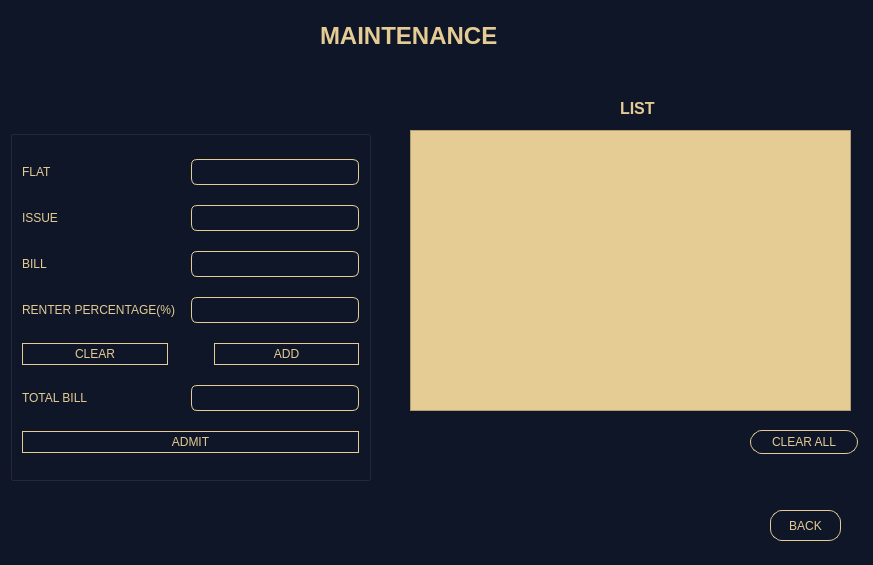
<?xml version="1.0" encoding="UTF-8"?>
<ui version="4.0">
 <class>MAINTENANCE</class>
 <widget class="QDialog" name="MAINTENANCE">
  <property name="geometry">
   <rect>
    <x>0</x>
    <y>0</y>
    <width>873</width>
    <height>565</height>
   </rect>
  </property>
  <property name="windowTitle">
   <string>MAINTENANCE</string>
  </property>
  <property name="styleSheet">
   <string notr="true">background-color: rgb(15, 22, 40);</string>
  </property>
  <widget class="QGroupBox" name="groupBox_2">
   <property name="geometry">
    <rect>
     <x>10</x>
     <y>130</y>
     <width>361</width>
     <height>351</height>
    </rect>
   </property>
   <property name="minimumSize">
    <size>
     <width>0</width>
     <height>192</height>
    </size>
   </property>
   <property name="font">
    <font>
     <strikeout>false</strikeout>
     <kerning>true</kerning>
    </font>
   </property>
   <property name="statusTip">
    <string/>
   </property>
   <property name="whatsThis">
    <string/>
   </property>
   <property name="autoFillBackground">
    <bool>false</bool>
   </property>
   <property name="title">
    <string/>
   </property>
   <property name="flat">
    <bool>false</bool>
   </property>
   <property name="checkable">
    <bool>false</bool>
   </property>
   <layout class="QVBoxLayout" name="verticalLayout_3">
    <property name="sizeConstraint">
     <enum>QLayout::SetDefaultConstraint</enum>
    </property>
    <item>
     <layout class="QHBoxLayout" name="horizontalLayout_17">
      <property name="spacing">
       <number>0</number>
      </property>
      <item>
       <widget class="QLabel" name="label_18">
        <property name="sizePolicy">
         <sizepolicy hsizetype="Preferred" vsizetype="Preferred">
          <horstretch>0</horstretch>
          <verstretch>0</verstretch>
         </sizepolicy>
        </property>
        <property name="minimumSize">
         <size>
          <width>121</width>
          <height>26</height>
         </size>
        </property>
        <property name="styleSheet">
         <string notr="true">color:#E5CB94;</string>
        </property>
        <property name="text">
         <string>FLAT</string>
        </property>
       </widget>
      </item>
      <item>
       <widget class="QLineEdit" name="lineEdit_FLAT">
        <property name="sizePolicy">
         <sizepolicy hsizetype="Minimum" vsizetype="Fixed">
          <horstretch>0</horstretch>
          <verstretch>0</verstretch>
         </sizepolicy>
        </property>
        <property name="minimumSize">
         <size>
          <width>121</width>
          <height>26</height>
         </size>
        </property>
        <property name="styleSheet">
         <string notr="true">
#lineEdit_FLAT
{
	border:none;
	background:#0F1628;
	color:#E5CB94;
	border-radius:16px;
	border: 1px solid yellow ;
border-color: #E5CB94;
  border-radius: 6px;
  padding: 3 px;
}
#lineEdit_FLAT:hover
{
	border:none;
	background:#E5CB94;
	color:#0F1628;
	border-radius:16 px;
	border: 2px solid blue ;
border-color: #0F1628;
  border-radius: 6px;
  padding: 3 px;
}
</string>
        </property>
        <property name="alignment">
         <set>Qt::AlignCenter</set>
        </property>
        <property name="clearButtonEnabled">
         <bool>false</bool>
        </property>
       </widget>
      </item>
     </layout>
    </item>
    <item>
     <layout class="QHBoxLayout" name="horizontalLayout_12">
      <property name="spacing">
       <number>0</number>
      </property>
      <item>
       <widget class="QLabel" name="label_13">
        <property name="sizePolicy">
         <sizepolicy hsizetype="Preferred" vsizetype="Preferred">
          <horstretch>0</horstretch>
          <verstretch>0</verstretch>
         </sizepolicy>
        </property>
        <property name="minimumSize">
         <size>
          <width>121</width>
          <height>26</height>
         </size>
        </property>
        <property name="styleSheet">
         <string notr="true">color:#E5CB94;</string>
        </property>
        <property name="text">
         <string>ISSUE</string>
        </property>
       </widget>
      </item>
      <item>
       <widget class="QLineEdit" name="lineEdit_ISSUE">
        <property name="sizePolicy">
         <sizepolicy hsizetype="Minimum" vsizetype="Fixed">
          <horstretch>0</horstretch>
          <verstretch>0</verstretch>
         </sizepolicy>
        </property>
        <property name="minimumSize">
         <size>
          <width>121</width>
          <height>26</height>
         </size>
        </property>
        <property name="styleSheet">
         <string notr="true">
#lineEdit_ISSUE
{
	border:none;
	background:#0F1628;
	color:#E5CB94;
	border-radius:16px;
	border: 1px solid yellow ;
border-color: #E5CB94;
  border-radius: 6px;
  padding: 3 px;
}
#lineEdit_ISSUE:hover
{
	border:none;
	background:#E5CB94;
	color:#0F1628;
	border-radius:16 px;
	border: 2px solid blue ;
border-color: #0F1628;
  border-radius: 6px;
  padding: 3 px;
}
</string>
        </property>
        <property name="alignment">
         <set>Qt::AlignCenter</set>
        </property>
        <property name="clearButtonEnabled">
         <bool>false</bool>
        </property>
       </widget>
      </item>
     </layout>
    </item>
    <item>
     <layout class="QHBoxLayout" name="horizontalLayout_13">
      <property name="spacing">
       <number>0</number>
      </property>
      <item>
       <widget class="QLabel" name="label_14">
        <property name="sizePolicy">
         <sizepolicy hsizetype="Preferred" vsizetype="Preferred">
          <horstretch>0</horstretch>
          <verstretch>0</verstretch>
         </sizepolicy>
        </property>
        <property name="minimumSize">
         <size>
          <width>121</width>
          <height>26</height>
         </size>
        </property>
        <property name="styleSheet">
         <string notr="true">color:#E5CB94;</string>
        </property>
        <property name="text">
         <string>BILL</string>
        </property>
       </widget>
      </item>
      <item>
       <widget class="QLineEdit" name="lineEdit_BILL">
        <property name="sizePolicy">
         <sizepolicy hsizetype="Minimum" vsizetype="Fixed">
          <horstretch>0</horstretch>
          <verstretch>0</verstretch>
         </sizepolicy>
        </property>
        <property name="minimumSize">
         <size>
          <width>121</width>
          <height>26</height>
         </size>
        </property>
        <property name="styleSheet">
         <string notr="true">
#lineEdit_BILL
{
	border:none;
	background:#0F1628;
	color:#E5CB94;
	border-radius:16px;
	border: 1px solid yellow ;
border-color: #E5CB94;
  border-radius: 6px;
  padding: 3 px;
}
#lineEdit_BILL:hover
{
	border:none;
	background:#E5CB94;
	color:#0F1628;
	border-radius:16 px;
	border: 2px solid blue ;
border-color: #0F1628;
  border-radius: 6px;
  padding: 3 px;
}
</string>
        </property>
        <property name="text">
         <string/>
        </property>
        <property name="alignment">
         <set>Qt::AlignCenter</set>
        </property>
       </widget>
      </item>
     </layout>
    </item>
    <item>
     <layout class="QHBoxLayout" name="horizontalLayout_14">
      <property name="spacing">
       <number>0</number>
      </property>
      <item>
       <widget class="QLabel" name="label_15">
        <property name="sizePolicy">
         <sizepolicy hsizetype="Preferred" vsizetype="Preferred">
          <horstretch>0</horstretch>
          <verstretch>0</verstretch>
         </sizepolicy>
        </property>
        <property name="minimumSize">
         <size>
          <width>121</width>
          <height>26</height>
         </size>
        </property>
        <property name="styleSheet">
         <string notr="true">color:#E5CB94;</string>
        </property>
        <property name="text">
         <string>RENTER PERCENTAGE(%)</string>
        </property>
       </widget>
      </item>
      <item>
       <widget class="QLineEdit" name="lineEdit_PERCENTAGE">
        <property name="sizePolicy">
         <sizepolicy hsizetype="Minimum" vsizetype="Fixed">
          <horstretch>0</horstretch>
          <verstretch>0</verstretch>
         </sizepolicy>
        </property>
        <property name="minimumSize">
         <size>
          <width>121</width>
          <height>26</height>
         </size>
        </property>
        <property name="styleSheet">
         <string notr="true">
#lineEdit_PERCENTAGE
{
	border:none;
	background:#0F1628;
	color:#E5CB94;
	border-radius:16px;
	border: 1px solid yellow ;
border-color: #E5CB94;
  border-radius: 6px;
  padding: 3 px;
}
#lineEdit_PERCENTAGE:hover
{
	border:none;
	background:#E5CB94;
	color:#0F1628;
	border-radius:16 px;
	border: 2px solid blue ;
border-color: #0F1628;
  border-radius: 6px;
  padding: 3 px;
}
</string>
        </property>
        <property name="text">
         <string/>
        </property>
        <property name="alignment">
         <set>Qt::AlignCenter</set>
        </property>
       </widget>
      </item>
     </layout>
    </item>
    <item>
     <layout class="QHBoxLayout" name="horizontalLayout_19">
      <item>
       <widget class="QPushButton" name="pushButton_clear_2">
        <property name="styleSheet">
         <string notr="true">#pushButton_clear_2
{
	border:none;
	background:#0F1628;
	color:#E5CB94;
	border-radius:16px;
	border: 1px solid yellow ;
border-color: #E5CB94;
  border-radius: 12px;
  padding: 3 px;
}
#pushButton_clear_2:hover
{
	border:none;
	background:floralwhite;
	color:#0F1628;
	border-radius:16 px;
	border: 2px solid blue ;
border-color: #0F1628;
  border-radius: 6px;
  padding: 3 px;
}</string>
        </property>
        <property name="text">
         <string>CLEAR</string>
        </property>
       </widget>
      </item>
      <item>
       <spacer name="horizontalSpacer">
        <property name="orientation">
         <enum>Qt::Horizontal</enum>
        </property>
        <property name="sizeType">
         <enum>QSizePolicy::Preferred</enum>
        </property>
        <property name="sizeHint" stdset="0">
         <size>
          <width>40</width>
          <height>20</height>
         </size>
        </property>
       </spacer>
      </item>
      <item>
       <widget class="QPushButton" name="pushButton_ADD">
        <property name="styleSheet">
         <string notr="true">#pushButton_ADD
{
	border:none;
	background:#0F1628;
	color:#E5CB94;
	border-radius:16px;
	border: 1px solid yellow ;
border-color: #E5CB94;
  border-radius: 12px;
  padding: 3 px;
}
#pushButton_ADD:hover
{
	border:none;
	background:floralwhite;
	color:#0F1628;
	border-radius:16 px;
	border: 2px solid blue ;
border-color: #0F1628;
  border-radius: 6px;
  padding: 3 px;
}</string>
        </property>
        <property name="text">
         <string>ADD</string>
        </property>
       </widget>
      </item>
     </layout>
    </item>
    <item>
     <layout class="QHBoxLayout" name="horizontalLayout_16">
      <property name="spacing">
       <number>0</number>
      </property>
      <item>
       <widget class="QLabel" name="label_17">
        <property name="sizePolicy">
         <sizepolicy hsizetype="Preferred" vsizetype="Preferred">
          <horstretch>0</horstretch>
          <verstretch>0</verstretch>
         </sizepolicy>
        </property>
        <property name="minimumSize">
         <size>
          <width>121</width>
          <height>26</height>
         </size>
        </property>
        <property name="styleSheet">
         <string notr="true">color:#E5CB94;</string>
        </property>
        <property name="text">
         <string>TOTAL BILL</string>
        </property>
       </widget>
      </item>
      <item>
       <widget class="QLineEdit" name="lineEdit_TOTAL">
        <property name="sizePolicy">
         <sizepolicy hsizetype="Minimum" vsizetype="Fixed">
          <horstretch>0</horstretch>
          <verstretch>0</verstretch>
         </sizepolicy>
        </property>
        <property name="minimumSize">
         <size>
          <width>121</width>
          <height>26</height>
         </size>
        </property>
        <property name="styleSheet">
         <string notr="true">
#lineEdit_TOTAL
{
	border:none;
	background:#0F1628;
	color:#E5CB94;
	border-radius:16px;
	border: 1px solid yellow ;
border-color: #E5CB94;
  border-radius: 6px;
  padding: 3 px;
}
#lineEdit_TOTAL:hover
{
	border:none;
	background:#E5CB94;
	color:#0F1628;
	border-radius:16 px;
	border: 2px solid blue ;
border-color: #0F1628;
  border-radius: 6px;
  padding: 3 px;
}
</string>
        </property>
        <property name="inputMethodHints">
         <set>Qt::ImhDigitsOnly</set>
        </property>
        <property name="text">
         <string/>
        </property>
        <property name="alignment">
         <set>Qt::AlignCenter</set>
        </property>
        <property name="readOnly">
         <bool>true</bool>
        </property>
       </widget>
      </item>
     </layout>
    </item>
    <item>
     <layout class="QHBoxLayout" name="horizontalLayout_18">
      <item>
       <widget class="QPushButton" name="pushButton_ADMIT">
        <property name="styleSheet">
         <string notr="true">#pushButton_ADMIT
{
	border:none;
	background:#0F1628;
	color:#E5CB94;
	border-radius:16px;
	border: 1px solid yellow ;
border-color: #E5CB94;
  border-radius: 12px;
  padding: 3 px;
}
#pushButton_ADMIT:hover
{
	border:none;
	background:floralwhite;
	color:#0F1628;
	border-radius:16 px;
	border: 2px solid blue ;
border-color: #0F1628;
  border-radius: 6px;
  padding: 3 px;
}</string>
        </property>
        <property name="text">
         <string>ADMIT</string>
        </property>
       </widget>
      </item>
     </layout>
    </item>
   </layout>
  </widget>
  <widget class="QTableWidget" name="tableWidget">
   <property name="geometry">
    <rect>
     <x>410</x>
     <y>130</y>
     <width>441</width>
     <height>281</height>
    </rect>
   </property>
   <property name="styleSheet">
    <string notr="true">background:#E5CB94;</string>
   </property>
  </widget>
  <widget class="QPushButton" name="pushButton_back">
   <property name="geometry">
    <rect>
     <x>770</x>
     <y>510</y>
     <width>71</width>
     <height>31</height>
    </rect>
   </property>
   <property name="styleSheet">
    <string notr="true">#pushButton_back
{
	border:none;
	background:#0F1628;
	color:#E5CB94;
	border-radius:16px;
	border: 1px solid yellow ;
border-color: #E5CB94;
  border-radius: 12px;
  padding: 3 px;
}
#pushButton_back:hover
{
	border:none;
	background:floralwhite;
	color:#0F1628;
	border-radius:16 px;
	border: 2px solid blue ;
border-color: #0F1628;
  border-radius: 6px;
  padding: 3 px;
}</string>
   </property>
   <property name="text">
    <string>BACK</string>
   </property>
  </widget>
  <widget class="QLabel" name="label">
   <property name="geometry">
    <rect>
     <x>320</x>
     <y>20</y>
     <width>191</width>
     <height>31</height>
    </rect>
   </property>
   <property name="font">
    <font>
     <pointsize>18</pointsize>
     <bold>true</bold>
    </font>
   </property>
   <property name="styleSheet">
    <string notr="true">color:#E5CB94;</string>
   </property>
   <property name="text">
    <string>MAINTENANCE</string>
   </property>
  </widget>
  <widget class="QLabel" name="label_2">
   <property name="geometry">
    <rect>
     <x>620</x>
     <y>100</y>
     <width>49</width>
     <height>16</height>
    </rect>
   </property>
   <property name="font">
    <font>
     <pointsize>12</pointsize>
     <bold>true</bold>
    </font>
   </property>
   <property name="styleSheet">
    <string notr="true">color:#E5CB94;</string>
   </property>
   <property name="text">
    <string>LIST</string>
   </property>
  </widget>
  <widget class="QPushButton" name="pushButton_clear">
   <property name="geometry">
    <rect>
     <x>750</x>
     <y>430</y>
     <width>108</width>
     <height>24</height>
    </rect>
   </property>
   <property name="styleSheet">
    <string notr="true">#pushButton_clear
{
	border:none;
	background:#0F1628;
	color:#E5CB94;
	border-radius:16px;
	border: 1px solid yellow ;
border-color: #E5CB94;
  border-radius: 12px;
  padding: 3 px;
}
#pushButton_clear:hover
{
	border:none;
	background:floralwhite;
	color:#0F1628;
	border-radius:16 px;
	border: 2px solid blue ;
border-color: #0F1628;
  border-radius: 6px;
  padding: 3 px;
}</string>
   </property>
   <property name="text">
    <string>CLEAR ALL</string>
   </property>
  </widget>
 </widget>
 <resources/>
 <connections/>
</ui>
